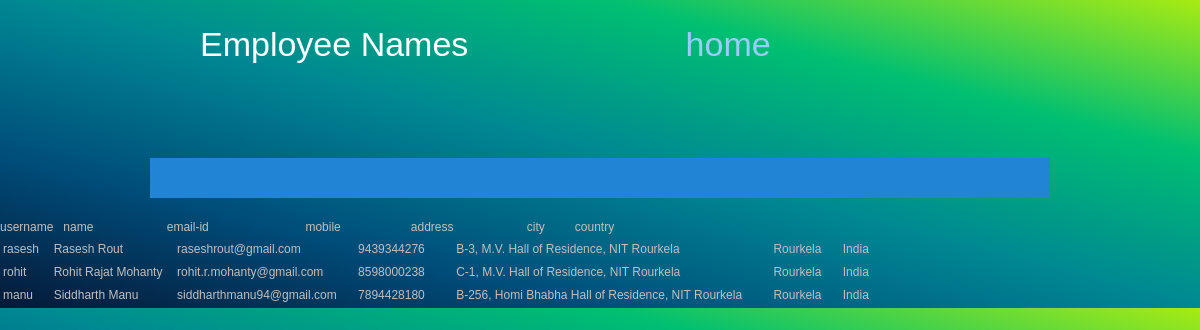
The app's page /viewemp.php with its own data.
### tables this page shows
CREATE TABLE IF NOT EXISTS `employee` (
  `username` varchar(10) NOT NULL,
  `password` varchar(10) NOT NULL,
  `name` varchar(30) NOT NULL,
  `emailid` varchar(30) NOT NULL,
  `mobile` varchar(30) NOT NULL,
  `address` varchar(50) NOT NULL,
  `city` varchar(10) NOT NULL,
  `country` varchar(10) NOT NULL,
  PRIMARY KEY (`username`)
);

### viewemp.php (the view, shortened to what this page needs)
<!DOCTYPE html PUBLIC "-//W3C//DTD XHTML 1.0 Transitional//EN" "http://www.w3.org/TR/xhtml1/DTD/xhtml1-transitional.dtd">
<html xmlns="http://www.w3.org/1999/xhtml">
<head>
</head>
<body>
		<?php
			$con=mysql_connect("localhost","root","");
			$sql="select * from employee";
			$result=mysql_query($sql,$con);
			include("report2.php");
			if(!$result)
			{
			echo "Incorrect details !" . "</br>";
			include 'admin.php';
			}
			else {
			echo "<table>";
			while( $row=mysql_fetch_row($result))
			{
				echo "<tr><td>$row[0]</td><td>&nbsp;&nbsp;</td><td>$row[2]</td><td>&nbsp;&nbsp;</td><td>$row[3]</td><td>&nbsp;&nbsp;&nbsp;&nbsp;</td><td>$row[4]</td><td>&nbsp;&nbsp;&nbsp;&nbsp;&nbsp;&nbsp;&nbsp;</td><td>$row[5]</td><td>&nbsp;&nbsp;&nbsp;&nbsp;&nbsp;&nbsp;&nbsp;</td><td>$row[6]</td><td>&nbsp;&nbsp;&nbsp;&nbsp;</td><td>$row[7]</td></tr>";
			}
			echo "</table>"; }
        ?>
</body>
</html>

### report2.php (shortened to what this page needs)
<!DOCTYPE html PUBLIC "-//W3C//DTD XHTML 1.0 Transitional//EN" "http://www.w3.org/TR/xhtml1/DTD/xhtml1-transitional.dtd">
<html xmlns="http://www.w3.org/1999/xhtml">
<head>
	<link href="templatemo_style.css" type="text/css" rel="stylesheet" />
    <link rel="stylesheet" href="css/slimbox2.css" type="text/css" media="screen" />
</head>
<body>
<div id="templatemo_header">
<h2>Employee Names&nbsp;&nbsp;&nbsp;&nbsp;&nbsp;&nbsp;&nbsp;&nbsp;&nbsp;&nbsp;&nbsp;&nbsp;&nbsp;&nbsp;&nbsp;&nbsp;&nbsp;&nbsp;&nbsp;&nbsp;&nbsp;&nbsp;<a href="admin.php#home" class="slider_nav_btn home_btn" >	home</a></h2>
</div>
			<div class="body">
            <h3>&nbsp;</h3>
<tr>
                    <td><table border="0" cellpadding="0" cellspacing="0" align="center" width="900">
                  <tbody><tr>
                    <td bgcolor="#2284d5" height="40" width="476">&nbsp;</td>
                    <td bgcolor="#2284d5" width="304"><div align="right"></div></td>
                  </tr>
                </tbody></table>
                </td>
              </tr>
            </div>
<body>
</body>
</html>

### templatemo_style.css (style rules this page uses)
body { margin: 0; padding: 0; color: #c0c0c0; font-size: 12px; line-height: 1.6em; font-family: "Lucida Sans Unicode", "Lucida Grande", sans-serif; background-image: linear-gradient(to right top, #051937, #004d7a, #008793, #00bf72, #a8eb12); }
a, a:link, a:visited { color: #9CF; font-weight: normal; text-decoration: none }
h1, h2, h3, h4, h5, h6 { color: #fff; font-weight: normal; }
h2 { font-size: 34px; margin: 0 0 30px; padding: 5px 0 }
h3 { font-size: 20px; margin: 0 0 20px; padding: 0; }
#templatemo_header { width: 800px; margin: 0 auto; padding: 30px 0; }

### report2.php (style rules this page uses)
body { background-color:#2781BA; background-image:url('images/bg1.gif'); }
table { border: 0px red solid; padding-top:0px; margin-top:0px; cellspacing:0px; cellpadding:0px; }
td { border:0px green dotted; }
a { color:#999933; }

### records on screen
employee: username "rasesh", name "Rasesh Rout", emailid "raseshrout@gmail.com", mobile "9439344276", address "B-3, M.V. Hall of Residence, NIT Rourkela", city "Rourkela", country "India"
employee: username "rohit", name "Rohit Rajat Mohanty", emailid "rohit.r.mohanty@gmail.com", mobile "8598000238", address "C-1, M.V. Hall of Residence, NIT Rourkela", city "Rourkela", country "India"
employee: username "manu", name "Siddharth Manu", emailid "siddharthmanu94@gmail.com", mobile "7894428180", address "B-256, Homi Bhabha Hall of Residence, NIT Rourkela", city "Rourkela", country "India"
